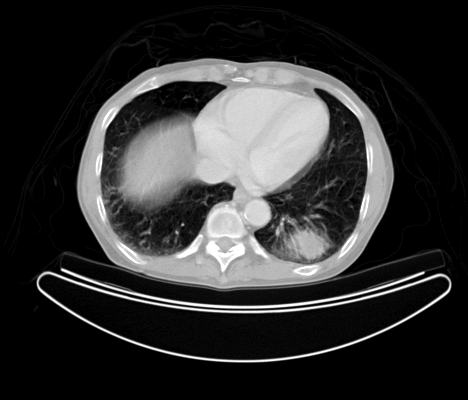
#> input picture week11/assignment/picture/brain.png, 468 x 400 px
$ python CPE463_code_assignment2_1.py
#> lines starting #> are read from the running program, lines starting #| are printed output that depends on the picture
import cv2
import numpy as np
from matplotlib import pyplot as plt

def region_growing(img, seed):
    #Parameters for region growing
    neighbors = [(-1, 0), (1, 0), (0, -1), (0, 1)]
    region_threshold = 30
    region_size = 1
    intensity_difference = 0
    neighbor_points_list = []
    neighbor_intensity_list = []

    #Mean of the segmented region
    region_mean = img[seed]

    #Input image parameters
    height, width = img.shape
    image_size = height * width

    #Initialize segmented output image
    segmented_img = np.zeros((height, width, 1), np.uint8)

    #Region growing until intensity difference becomes greater than certain threshold
    while (intensity_difference < region_threshold) & (region_size < image_size):
        #Loop through neighbor pixels
        for i in range(4):
            #Compute the neighbor pixel position
            x_new = seed[0] + neighbors[i][0]
            y_new = seed[1] + neighbors[i][1]

            #Boundary Condition - check if the coordinates are inside the image
            check_inside = (x_new >= 0) & (y_new >= 0) & (x_new < height) & (y_new < width)

            #Add neighbor if inside and not already in segmented_img
            if check_inside:
                if segmented_img[x_new, y_new] == 0:
                    neighbor_points_list.append([x_new, y_new])
                    neighbor_intensity_list.append(img[x_new, y_new])
                    segmented_img[x_new, y_new] = 255

        #Add pixel with intensity nearest to the mean to the region
        distance = abs(neighbor_intensity_list-region_mean)
        pixel_distance = min(distance)
        intensity_difference = pixel_distance
        index = np.where(distance == pixel_distance)[0][0]
        segmented_img[seed[0], seed[1]] = 255
        region_size += 1

        #New region mean
        region_mean = (region_mean*region_size + neighbor_intensity_list[index])/(region_size+1)

        #Update the seed value
        seed = neighbor_points_list[index]
        #Remove the value from the neighborhood lists
        neighbor_intensity_list[index] = neighbor_intensity_list[-1]
        neighbor_points_list[index] = neighbor_points_list[-1]

    return segmented_img


filename = './picture/brain.png'
img = cv2.imread(filename, 0)
#> img is the input picture: shape (400, 468); min 0, max 255, mean 49.5
resized = cv2.resize(img,(256,256))
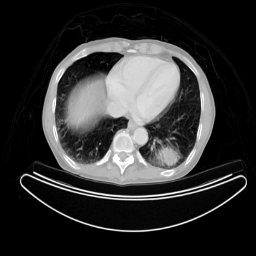
#> resized: shape (256, 256); min 0, max 255, mean 49.4
blur = cv2.GaussianBlur(resized,(5,5),0)
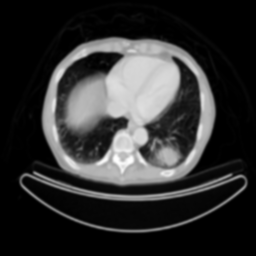
#> blur: shape (256, 256); min 0, max 255, mean 49.4
seeds = [(221, 168) , (196, 315)]
c = 0
for seed in seeds:
#> (the run stopped early here; a loop or call above may not have finished)
